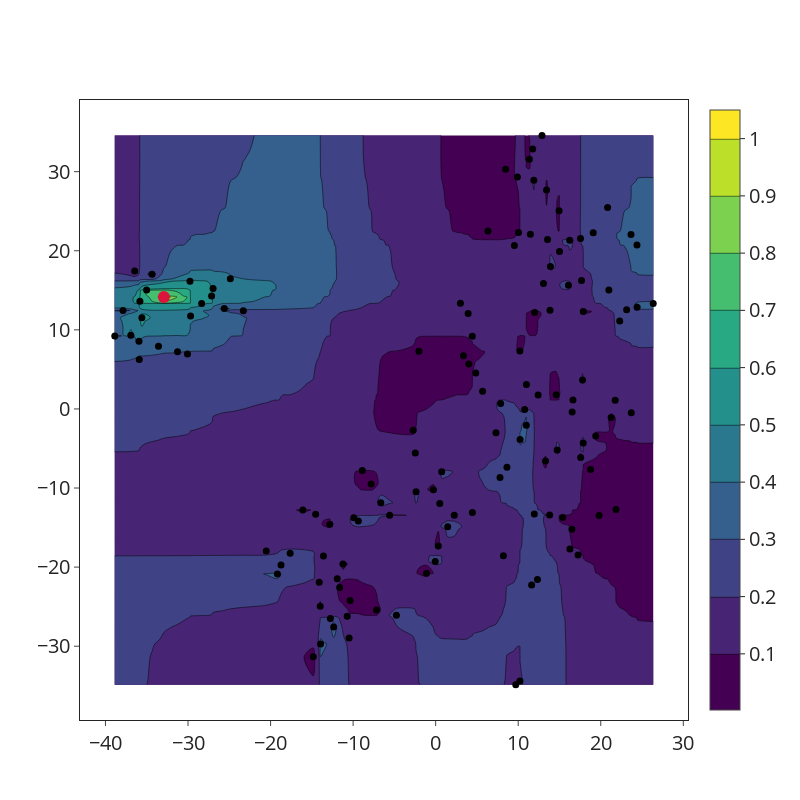

The notebook cell saved with this chart:
### Markdown cell above
##### PLOT SCOPE OF EXPLANATION AROUND INSTANCE

### Code cell
explainer.compute_all_angles()
explainer.plot_scope_explanation(instance_id)

### Figure 1 — Plotly figure (JSON) as saved in the notebook; plotly's stock layout.template omitted (floating-point values rounded to 4 significant figures; data arrays with more than 128 entries replaced by an {"elided": "..."} marker saying what was removed)
{"data": [{"marker": {"color": "black", "size": 7}, "mode": "markers", "showlegend": false, "type": "scatter", "x": {"elided": "138 float values"}, "y": {"elided": "138 float values"}}, {"marker": {"color": "crimson", "size": 12}, "showlegend": false, "type": "scatter", "x": [-32.93], "y": [14.16]}, {"type": "contour", "x": {"elided": "138 float values"}, "y": {"elided": "138 float values"}, "z": {"elided": "138 float values"}}], "layout": {"autosize": false, "font": {"size": 20}, "height": 800, "width": 800, "xaxis": {"mirror": true, "showgrid": false, "ticks": "outside", "zeroline": false}, "yaxis": {"mirror": true, "showgrid": false, "ticks": "outside", "zeroline": false}}}
